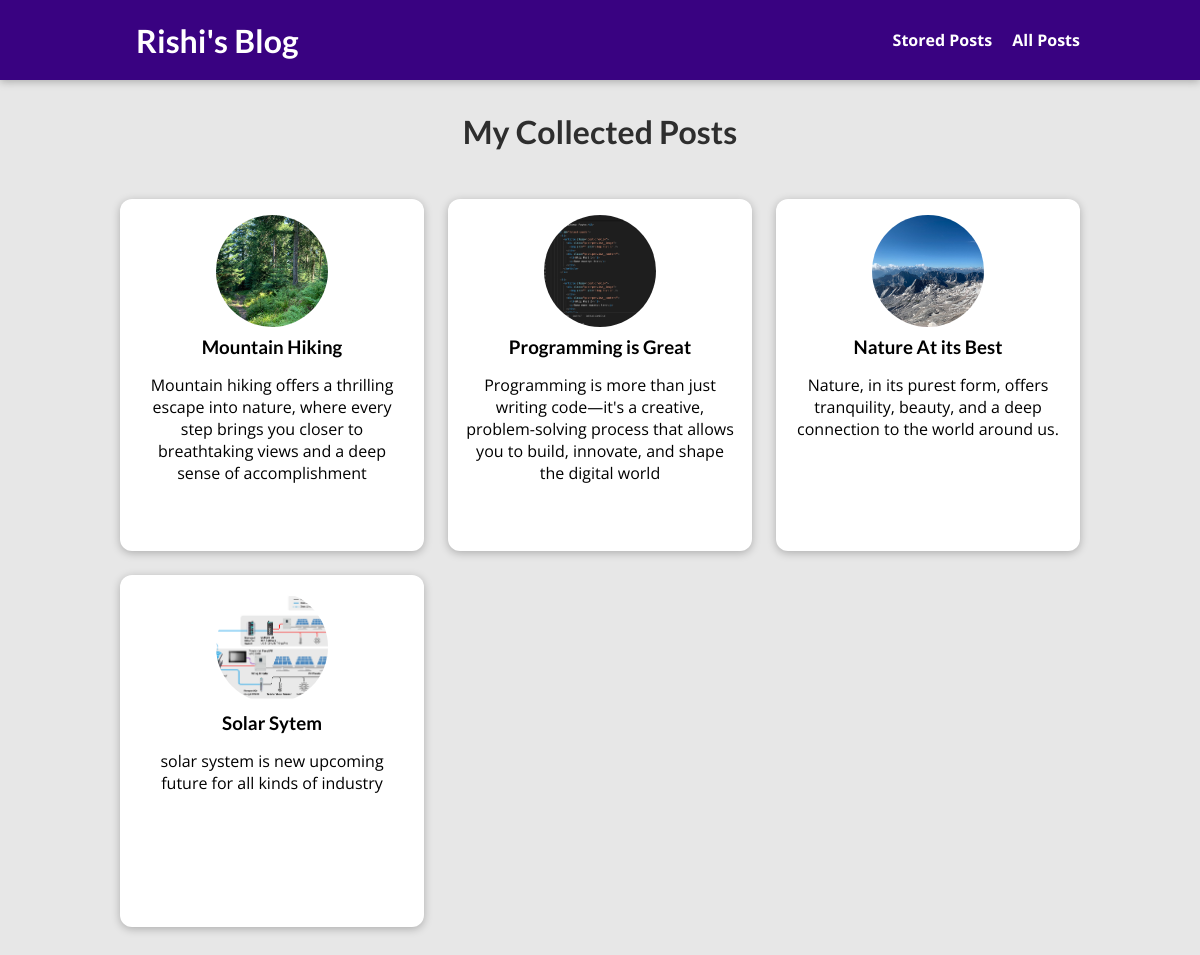
The page /posts on the database its author committed.
### blog/models.py (models this page shows, shortened)
class Post(models.Model):
    title = models.CharField(max_length=150)
    excerpt = models.CharField(max_length=200)
    image = models.ImageField(upload_to="posts", null=True)
    date = models.DateField(auto_now=True)
    slug = models.SlugField(unique=True, db_index=True)
    content = models.TextField(validators=[MinLengthValidator(10)])
    author = models.ForeignKey(
        Author, on_delete=models.SET_NULL,null=True, related_name="posts")
    tags = models.ManyToManyField(Tag)

### blog/views.py (the view)
# urls.py: path("posts",views.AllPostsView.as_view(),name="posts-page"),
class AllPostsView(ListView):
    template_name = "blog/all-posts.html"
    model = Post
    ordering = ["-date"]
    context_object_name = "all_post"

### blog/templates/blog/all-posts.html (shortened to what this page needs)
{% extends "base.html" %}
{% load static %}
{% block css_files %}
<link rel="stylesheet" href="{% static "blog/post.css" %}"/>
<link rel="stylesheet" href="{% static "blog/all-posts.css" %}"/>
{%endblock%}
{% block content %}
<section id="all-posts">
    <h2>My Collected Posts</h2>
    <ul>
     {%for post in all_post%}
        {% include "blog/includes/post.html"%}
     {%endfor%}
    </ul>
</section>
{%endblock%}

### blog/templates/blog/includes/post.html
<li>
    <article class="post">
      <a href="{% url "post-detail-page" post.slug %}">
        <img src="{{ post.image.url }}" alt="{{post.title}}" />
        <div class="post__content">
          <h3>{{ post.title }}</h3>
          <p>
           {{post.excerpt}}
          </p>
        </div>
      </a>
    </article>
  </li>

### static/app.css (style rules this page uses)
* { box-sizing: border-box; }
html { font-family: 'Open Sans', 'Lato', sans-serif; }
body { margin: 0; }
h1, h2, h3 { font-family: 'Lato', sans-serif; font-weight: bold; }

### blog/static/blog/post.css (style rules this page uses)
.post { display: flex; flex-direction: column; align-items: center; text-align: center; }
.post a { text-decoration: none; color: black; transition: all 0.2s ease; padding: 1rem; }
.post img { width: 5rem; height: 5rem; object-fit: cover; border-radius: 50%; }
.post h3 { margin: 0.25rem 0; }

### blog/static/blog/all-posts.css (style rules this page uses)
body { background-color: #e7e7e7; }
#all-posts { margin: 7rem auto; width: 90%; max-width: 60rem; }
#all-posts h2 { text-align: center; font-size: 2rem; color: #2e2e2e; margin: 3rem 0; }
ul { list-style: none; margin: 0; padding: 0; display: grid; grid-template-columns: repeat(auto-fill, minmax(17rem, 1fr)); gap: 1.5rem; }
.post img { width: 7rem; height: 7rem; }
.post a { height: 22rem; transform-origin: center; box-shadow: 0 2px 8px rgba(0, 0, 0, 0.25); border-radius: 12px; background-color: white; }

### rows shown on the page
Post: image (picture), title "Mountain Hiking", excerpt "Mountain hiking offers a thrilling escape into nature, where every step brings you closer to breathtaking views and a deep sense of accomplishment"
Post: image (picture), title "Programming is Great", excerpt "Programming is more than just writing code—it's a creative, problem-solving process that allows you to build, innovate, and shape the digital world"
Post: image (picture), title "Nature At its Best", excerpt "Nature, in its purest form, offers tranquility, beauty, and a deep connection to the world around us."
Post: image (picture), title "Solar Sytem", excerpt "solar system is new upcoming future for all kinds of industry"
